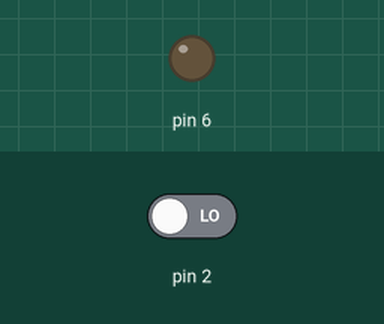
The sketch below on a simulated Arduino Uno, built with avr-gcc and run on an emulated ATmega328P. Parts: output pins drawn as LEDs (lit = HIGH). Inputs (shaded band) come from the test bench; at power-on: pin 2 LOW.

Above: at 5.0 s.
5.1 s: pin 2 driven HIGH
At 6.3 s:
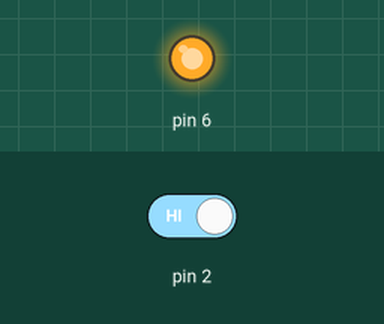
6.6 s: pin 2 driven LOW
At 7.5 s:
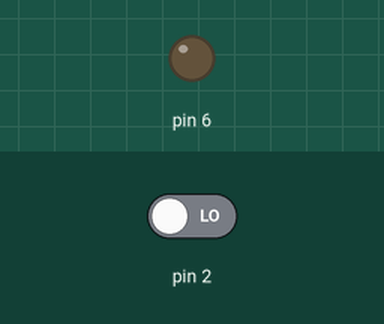
Timing chart, 0 to 9.6 s (numbered marks = the images above; inputs shaded):
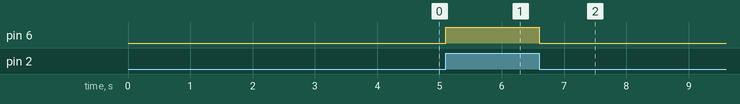

The sketch:

2b.ino
```cpp
// Objective Repeat part 2a using interrupts (your choice of external or pin change interrupt)
// using external interrupt

ISR(INT0_vect){ //write ISR
  if(PIND & 0b00000100){
    //light up the LED
    PORTD = 0b01000000; //setting bit 6 in port D to 1
  }
  else{
    //turn off the LED
    PORTD = 0b00000000; //setting all bits in port D to 0
  }
}

int main(void)
{
  // set I/O
  DDRD = DDRD | 0b01000000; // bit 6 in port D is an output
  DDRD = DDRD & 0b11111011; // bit 2 in port D is an input
  // configure the interrupt (set registers)
  EICRA = 0b00000001; //interrupt on any change
  EIMSK = 0b00000001; // enable INT0

  sei();
  while (1){
  }
}
```

Measured:
- after the input at 5.1 s, pin 6: LOW → HIGH at once
- after the input at 6.6 s, pin 6: HIGH → LOW at once
